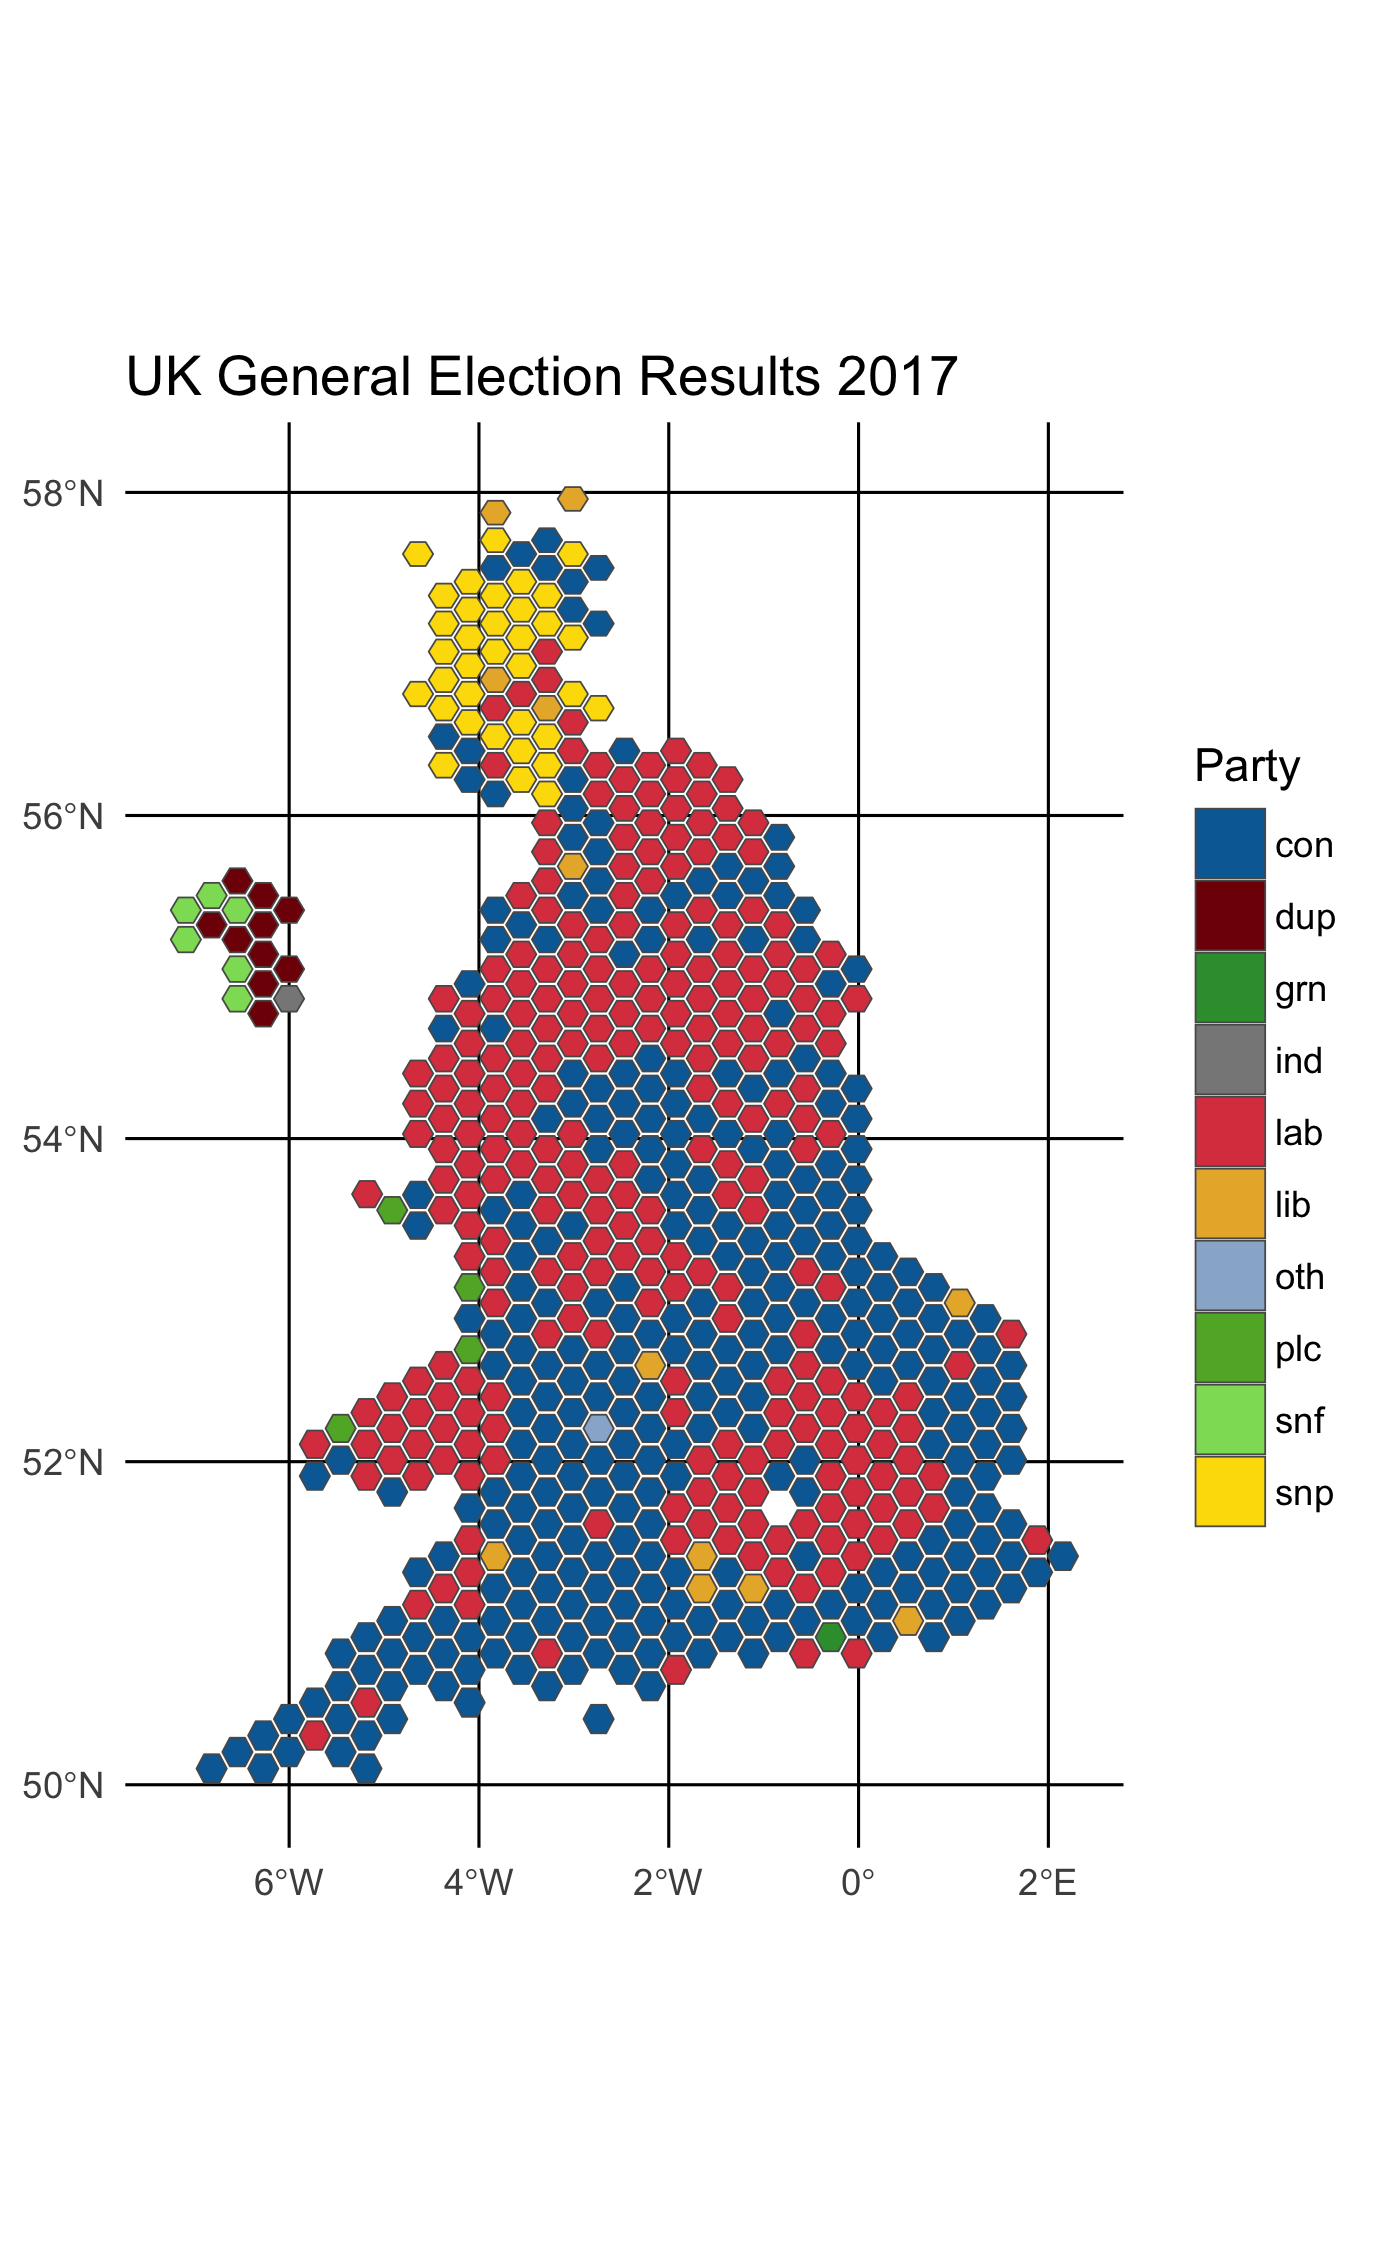

The script that saved this image:
library(readr)
library(dplyr)
#devtools::install_github("tidyverse/ggplot2") # for geom_sf()
library(ggplot2)
library(parlitools)
library(sf)

###########
# GET DATA
###########
# csv at: https://www.r-bloggers.com/uk-2017-general-election-results-data/
df.results <- read_csv("EconomistUK2017.csv")
# inspect
df.results

#########
# GET MAP
#########
map.uk <- west_hex_map # Westminster parliamentary constituencies
# inspect
map.uk

#########
# COMBINE
#########

df.results <- inner_join(df.results, map.uk,
                         by = c("Constituency.ID" = "gss_code")) %>%
  filter(!is.na(win)) %>%
  st_as_sf()
# inspect
df.results

######
# PLOT
######

# get party colors
colors <- party_colour
# inspect
colors

# plot
ggplot(df.results) + 
  geom_sf(aes(fill = win), size = 0.2) +
  scale_fill_manual(values = c("#006BA4", "#800B05", "#349B3A", "#888888", "#DB434E",
                               "#E8B335", "#98B3D1", "#60B031", "#8DDC64","#FCDD02")) +
  labs(fill = "Party",
       title = "UK General Election Results 2017") + 
  theme_minimal()

# save last plot 
ggsave("mapping-uk-election-results-2017.png", width = 4.61, height = 7.5)

